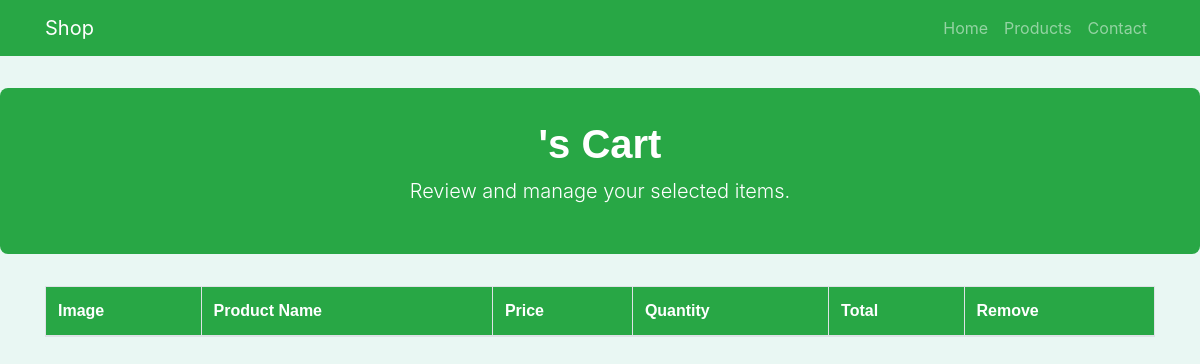
Page /main/user/mycart/ (signed in) on the earlier database version.
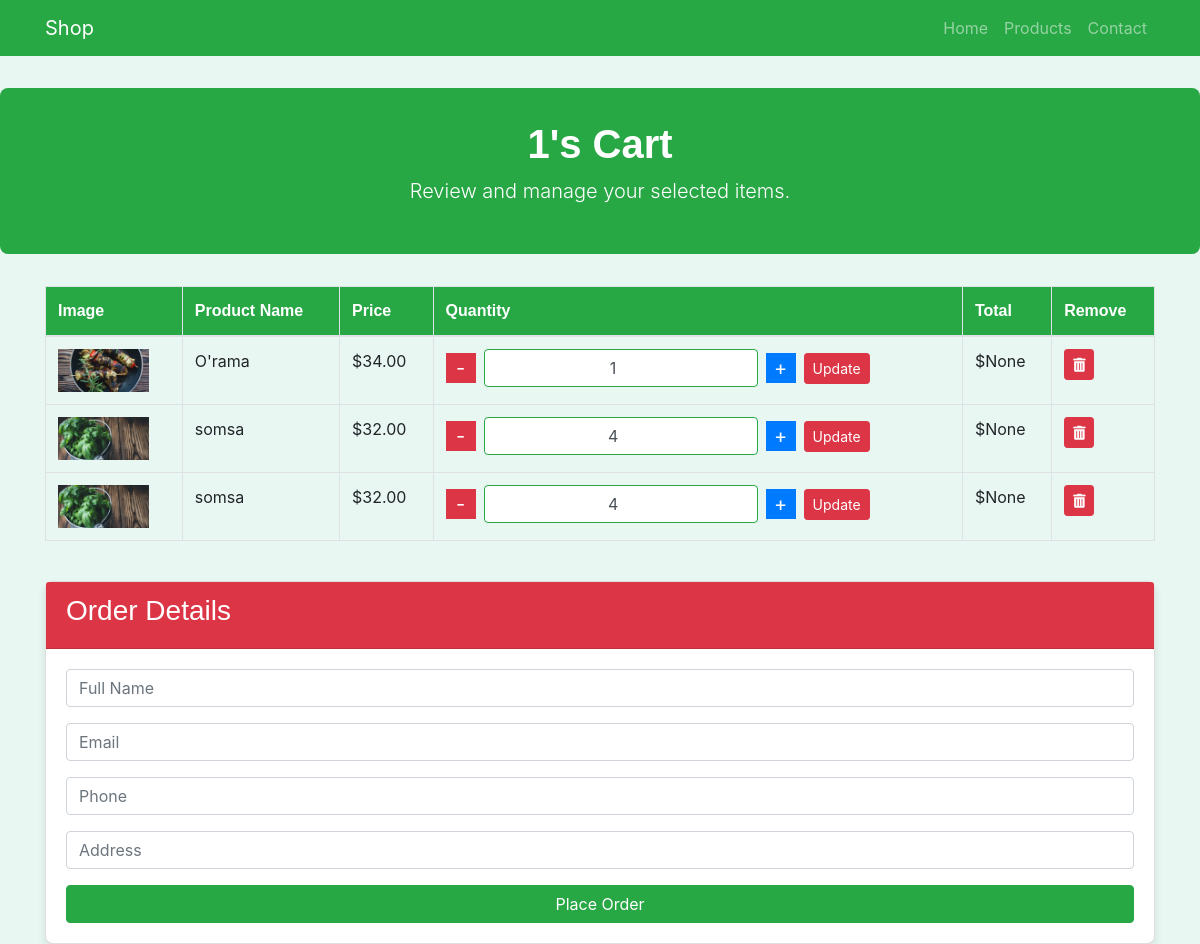
Same page on the later database version.
### Goods/models.py (models this page shows, shortened)
class Cart(models.Model):
    author = models.ForeignKey(User, on_delete=models.SET_NULL, null=True, related_name='carts')
    is_active = models.BooleanField(default=True)
    shopping_date = models.DateTimeField(blank=True, null=True)

class CartProduct(models.Model):
    product = models.ForeignKey(Product, on_delete=models.SET_NULL, null=True)
    cart = models.ForeignKey(Cart, on_delete=models.CASCADE, related_name='cart_products')
    quantity = models.PositiveIntegerField(default=1)
    total_price = models.DecimalField(max_digits=10, decimal_places=2, blank=True, null=True)

class ProductImg(models.Model):
    product = models.ForeignKey(Product, on_delete=models.CASCADE, related_name='images')
    img = models.ImageField(upload_to='product-img')

class Product(models.Model):
    name = models.CharField(max_length=255)
    quantity = models.PositiveIntegerField(default=1)
    price = models.DecimalField(max_digits=8, decimal_places=2)
    category = models.ForeignKey(Category, on_delete=models.CASCADE, related_name='products')
    description = models.TextField()
    @property
    def get_image(self):
        last_img = ProductImg.objects.all()
        for img in last_img:
            if img.product.id == self.id:
                return img
        return None

### Goods/user/views.py (the view)
# urls.py: path('mycart/', views.myCart, name='mycart'),
def myCart(request):
    try:
        cart = models.Cart.objects.get(author=request.user, is_active=True)
        cartProduct = models.CartProduct.objects.filter(cart= cart)
    except:
        cart = []
        cartProduct = []
    context = {}
    context['cart']=cart
    context['cartpro']=cartProduct
    return render(request, 'user/detail.html', context)

### templates/user/detail.html (shortened to what the changed rows need)
<!DOCTYPE html>
{% load static %}
<html lang="en">
<head>
    <link href="https://stackpath.bootstrapcdn.com/bootstrap/4.5.2/css/bootstrap.min.css" rel="stylesheet">
    <link href="https://cdnjs.cloudflare.com/ajax/libs/font-awesome/5.15.3/css/all.min.css" rel="stylesheet">
</head>
<body>
    <div class="jumbotron jumbotron-fluid text-center">
        <div class="container">
            <h1 class="display-4">{{ cart.author.username }}'s Cart</h1>
            <p class="lead">Review and manage your selected items.</p>
        </div>
    </div>
    <div class="container">
        <div class="table-responsive">
            <table class="table table-bordered table-hover">
                <thead>
                    <tr>
                        <th>Image</th>
                        <th>Product Name</th>
                        <th>Price</th>
                        <th>Quantity</th>
                        <th>Total</th>
                        <th>Remove</th>
                    </tr>
                </thead>
                <tbody>
                    {% for pro in cartpro %}
                    <tr>
                        <td>
                            <a href="#"><img width="91" height="91" src="{{ pro.product.get_image.img.url }}" alt="Image" class="img-fluid"></a>
                        </td>
                        <td>{{ pro.product.name }}</td>
                        <td class="product-price" data-price="{{ pro.product.price }}">${{ pro.product.price }}</td>
                        <td>
                            <form action="{% url 'updateCartProduct' pro.id %}" method="POST" class="form-inline">
                                <div class="quantity-input">
                                    <button type="button" class="btn-minus" onclick="decreaseQuantity(this)">-</button>
                                    <input type="number" value="{{ pro.quantity }}" name="quantity" min="0" class="form-control mx-2" onchange="updateTotal(this)">
                                    <button type="button" class="btn-plus" onclick="increaseQuantity(this)">+</button>
                                </div>
                                <button type="submit" class="btn btn-update btn-sm ml-2">Update</button>
                            </form>
                        </td>
                        <td class="total-price">${{ pro.total_price }}</td>
                        <td>
                            <a href="{% url 'delete' pro.id %}" class="btn btn-danger btn-sm"><i class="fas fa-trash-alt"></i></a>
                        </td>
                    </tr>
                    {% endfor %}
                </tbody>
            </table>
        </div>
        {% if cart %}
        <div class="card mt-4">
            <div class="card-header">
                <h3>Order Details</h3>
            </div>
            <div class="card-body">
                <form action="{% url 'createOrder' cart.id %}" method="post">
                    <div class="form-group">
                        <input type="text" name="full_name" placeholder="Full Name" class="form-control mb-3" required>
                    </div>
                    <div class="form-group">
                        <input type="email" name="email" placeholder="Email" class="form-control mb-3" required>
                    </div>
                    <div class="form-group">
                        <input type="text" name="phone" placeholder="Phone" class="form-control mb-3" required>
                    </div>
                    <div class="form-group">
                        <input type="text" name="address" placeholder="Address" class="form-control mb-3" required>
                    </div>
                    <button type="submit" class="btn btn-success btn-block">Place Order</button>
                </form>
            </div>
        </div>
    </div>
    {% endif %}
</body>
</html>

Differences in the rows shown:
added Cart: author.username "1"
added CartProduct: product.get_image.img (picture), product.name "O'rama", product.price "34.00", quantity "1", total_price "None"
added CartProduct: product.get_image.img (picture), product.name "somsa", product.price "32.00", quantity "4", total_price "None"
added CartProduct: product.get_image.img (picture), product.name "somsa", product.price "32.00", quantity "4", total_price "None"
Other differences:
text now shown: "Order Details Place Order"
